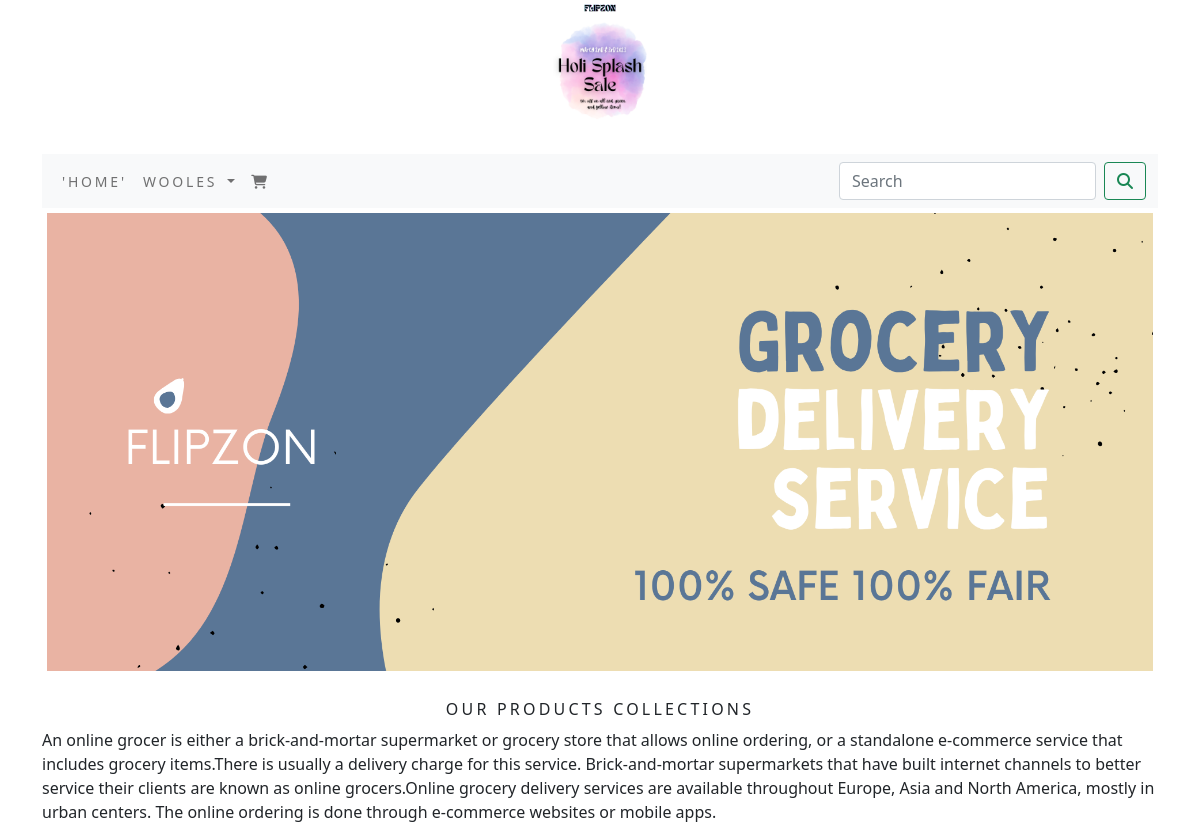
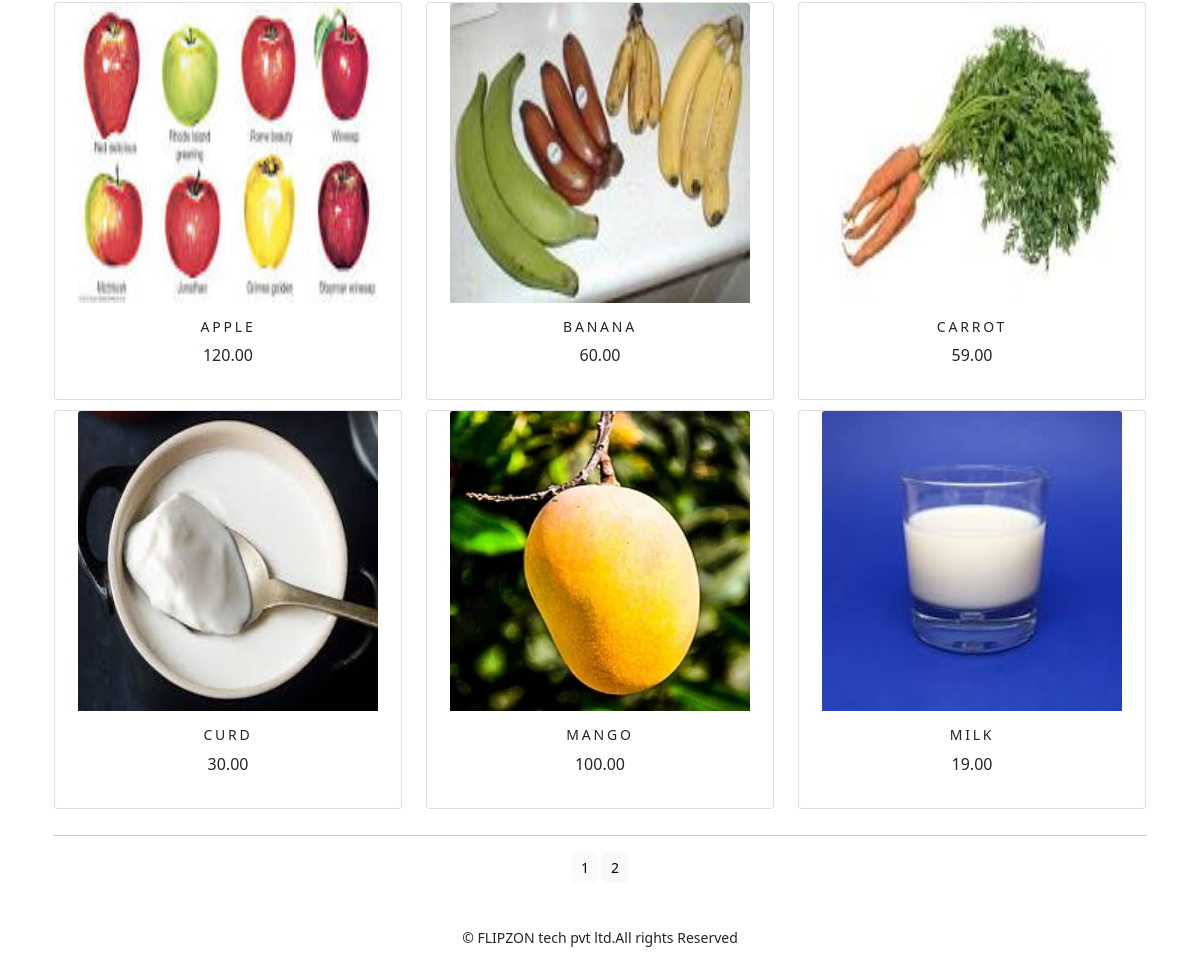
The page / on the database its author committed (2 pictures, top to bottom).
### wooles/models.py (models this page shows, shortened)
class Product(models.Model):
    name=models.CharField(max_length=250,unique=True)
    slug=models.SlugField(max_length=250,unique=True)
    description=models.TextField(blank=True)
    price=models.DecimalField(max_digits=10,decimal_places=2)
    category=models.ForeignKey(Category,on_delete=models.CASCADE)
    image=models.ImageField(upload_to='product',blank=True)
    stock=models.IntegerField()
    available=models.BooleanField(default=True)
    created=models.DateTimeField(auto_now_add=True)
    updated=models.DateTimeField(auto_now=True)
    def get_url(self):
        return reverse('wooles:prodCatdetail',args=[self.category.slug,self.slug])
    class Meta:
        ordering = ('name',)
        verbose_name = 'product'
        verbose_name_plural = 'products'

### wooles/views.py (the view)
# urls.py: path('',views.allProdCat,name='allProdCat'),
def allProdCat(request,c_slug=None):
     c_page=None
     products_list=None
     if c_slug!=None:
          c_page=get_object_or_404(Category,slug=c_slug)
          products_list=Product.objects.all().filter(category=c_page,available=True)
     else:
          products_list=Product.objects.all().filter(available=True)
          paginator=Paginator(products_list,6)
     try:
          page=int(request.GET.get('page','1'))
     except:
          page=1
     try:
          products=paginator.page(page)
     except  (EmptyPage,InvalidPage):
          products=paginator.page(paginator.num_pages)
     return  render(request,"category.html",{'category':c_page,'products':products})

### wooles/context_processors.py (called while the page is built)
def menu_links(request):
    links=Category.objects.all()
    return dict(links=links)

### wooles/models.py (called while the page is built)
    def get_url(self):
        return  reverse('wooles:products_by_category',args=[self.slug])

### templates/category.html (shortened to what this page needs)
{% extends 'base.html' %}
{% load static %}
{% block content %}
<div class="mx-auto">
    {% if category %}
        <img class="my-image" src="{{category.image.url}}" alt="{{category.name}}">
</div>
    <br>
<div>
    <h1 class="text-center my_title">{{category.name}}</h1>
    <p class="text-justify">{{category.description}}</p>
</div>
    {% else %}
<div>
    <img class="my_image my_image_padding" src="{% static 'img/banner.png' %}" alt="our products" width="1250px;">
</div>
<br>
<div>
    <h1 class="text-center my_title">Our Products Collections</h1>
    <p class="text-justify">An online grocer is either a brick-and-mortar supermarket or grocery store that allows online ordering, or a standalone e-commerce service that includes grocery items.There is usually a delivery charge for this service. Brick-and-mortar supermarkets that have built internet channels to better service their clients are known as online grocers.Online grocery delivery services are available throughout Europe, Asia and North America, mostly in urban centers. The online ordering is done through e-commerce websites or mobile apps.</p>
</div>
    {% endif %}
<div class="container">
    <div class="row mx_auto">
        {% for product in products.object_list %}
        <div class="my_bottom_margin col-9 col-sm-12 col-md-4 col-lg-4">
            <div class="card text-center" style="min-width:18 rem;">
                <a href="{{product.get_url}}"><img class="card-img-top my_image" src="{{product.image.url}}" alt="{{product.name}} " style="width:300px; height:300px;"></a>
                <div class="card-body">
                    <h4>{{product.name}}</h4>
                    <p>{{product.price}}</p>
                </div>
            </div>
        </div>
        {% endfor %}
    </div>
    <div class="mx-auto">
        {% if products.paginator.num_pages > 1 %}
        <hr>
        <div class="text-center">
            {% for pg in products.paginator.page_range %}
            <a href="? page={{pg}}" class="btn btn-light btn-sm {% if products.number == pg %} active {% endif %}">{{pg}}</a>
        {% endfor %}
        </div>
        {% endif %}
    </div>
    <br>
</div>
{% endblock %}

### templates/base.html (shortened to what this page needs)
{% load static %}
<!DOCTYPE html>
<html lang="en">
<head>
    <link rel="stylesheet" href="{% static 'css/custom.css' %}">
    <link href="{% static 'css/bootstrap.min.css' %}" rel="stylesheet">
</head>
<body>
<div class="container">
{% include 'header.html' %}
{% include 'navbar.html' %}
{%  block content %}
{% endblock %}
    </div>
{% include 'footer.html' %}
</body>
</html>

### templates/header.html
{% load static %}
<header>
    <center>
        <a href="{% url 'wooles:allProdCat' %}"></a><img src="{% static 'img/logo.png' %}" alt="logimage" width="130px;">
    </center>
</header>

### templates/navbar.html (shortened to what this page needs)
<nav class="navbar navbar-expand-lg navbar-light bg-light">
  <div class="container-fluid">
    <div class="collapse navbar-collapse" id="navbarSupportedContent">
      <ul class="navbar-nav me-auto mb-2 mb-lg-0">
        <li class="nav-item">
          <a class="nav-link" href="#">'Home'</a>
        </li>
        <li class="nav-item dropdown {% if 'wooles' in request.path %} active {% endif %}">
          <a class="nav-link dropdown-toggle" href="#" id="navbarDropdown" role="button" data-bs-toggle="dropdown" aria-expanded="false">
            Wooles
          </a>
        </li>
        <li class="nav-item">
          <a class="nav-link " href="#"><i class="fa fa-shopping-cart"></i></a>
        </li>
      </ul>
      <form class="d-flex">
        <input class="form-control me-2" type="search" placeholder="Search" aria-label="Search">
        <button class="btn btn-outline-success" type="submit"><i class="fa fa-search"></i></button>
      </form>
    </div>
  </div>
</nav>

### templates/footer.html
<div class="footer navbar-fixed-bottom my-footer">
    <p class="text-center">&copy; FLIPZON tech pvt ltd.All rights Reserved </p>
</div>

### static/css/custom.css (style rules this page uses)
body { font-family:'Roboto',sans-serif; }
.nav-item { letter-spacing:.2em; font-size:14px; text-transform:uppercase; }
.my-footer p { padding-top:20px; font-size:14px; }
.my_image { width:100%; height:auto; }
.my_title { font-size:16px; text-transform:uppercase; letter-spacing:.2em; }
.my_image_padding { padding:5px; }
.my_bottom_margin { margin-bottom:10px; }
.card-body h4 { font-size:14px; text-transform:uppercase; letter-spacing:.2em; }

### rows shown on the page
Product: image (picture), name "APPLE", price "120.00"
Product: image (picture), name "BANANA", price "60.00"
Product: image (picture), name "CARROT", price "59.00"
Product: image (picture), name "CURD", price "30.00"
Product: image (picture), name "MANGO", price "100.00"
Product: image (picture), name "MILK", price "19.00"

### other values the page prints
{{ pg }} "1" "2"
